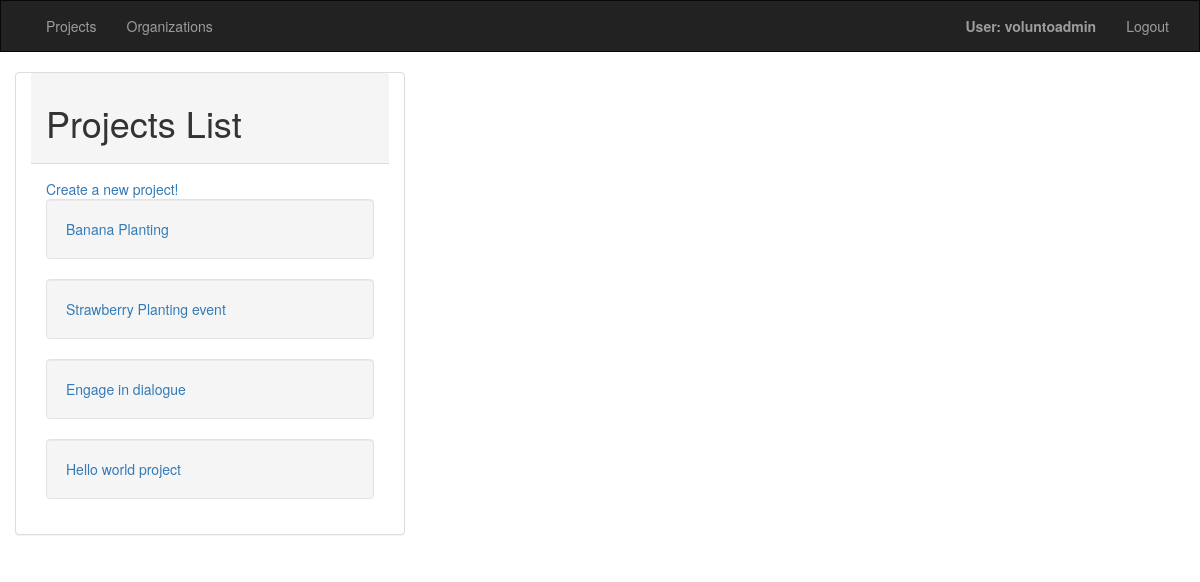
Page /volunto/projects/ (signed in) on the earlier database version.
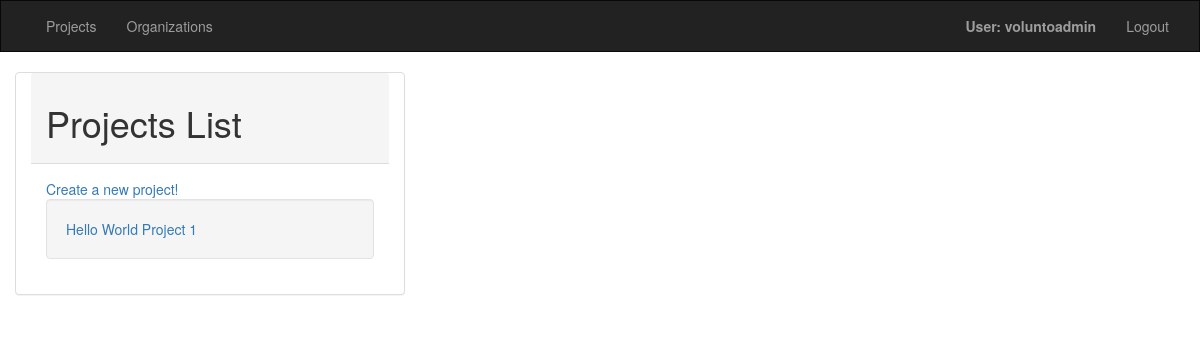
Same page on the later database version.
### volunto/models.py (models this page shows, shortened)
class Project(models.Model):
	projectname = models.CharField("Project Name",max_length=200)
	projdesc = models.CharField("Project Description",max_length=500)
	projectid = models.AutoField(primary_key=True)
	projstatus = models.BooleanField("Project Status", default=False)
	orgname = models.ForeignKey(Organization, on_delete=models.CASCADE, verbose_name="Project Sponsor")
	def get_absolute_url(self):
		return reverse('volunto:project-detail', args=(self.projectid,))

### volunto/views.py (the view)
class ProjectListView(LoginRequiredMixin,generic.ListView):
	model = Project
	context_object_name = 'projects_list'
	queryset = Project.objects.all()
	template_name = 'volunto/project_list.html'
	def get_queryset(self):
		return Project.objects.all()
	def get_context_data(self, **kwargs):
		context = super(ProjectListView, self).get_context_data(**kwargs)
		context['Temp data'] = 'Temp data for projects'
		return context

### volunto/templates/volunto/project_list.html
{% extends 'volunto/base_visitor.html' %}
{% block content %}
<div class="container-fluid">
    <div class="panel panel-default col-sm-4 col-md-4">
      <div class="panel-heading">
        <h1 text-align="center">Projects List</h1>
      </div>
    <div class="panel-body">
    <a href="{% url 'volunto:project_create' %}">Create a new project!</a>
    {% if projects_list %}
    <ul class="nav nav-pills nav-stacked">
      {% for project in projects_list %}
      <div class="well">
      <li>
        <a href="{{ project.get_absolute_url }}">{{ project.projectname }}</a>
      </li>
    </div>
      {% endfor %}
    </ul>
    {% else %}
      <p>There are no projects currently active.</p>
    {% endif %}
  </div>
      </div>
</div>
{% endblock %}

### volunto/templates/volunto/base_visitor.html (shortened to what this page needs)
<!DOCTYPE html>
<html lang="en">
<head>
    {% load staticfiles %}
    <link rel="stylesheet" href="https://maxcdn.bootstrapcdn.com/bootstrap/3.3.6/css/bootstrap.min.css">
    <link rel="stylesheet" type="text/css" href="{% static 'volunto/style.css' %}"/>
</head>
<body>
<nav class="navbar navbar-inverse">
    <div class="container-fluid">
        <div class="collapse navbar-collapse" id="topNavBar">
            <ul class="nav navbar-nav">
                {% if user.is_authenticated %}
                  <li><a href="{% url 'volunto:projects' %}">Projects</a></li>
                  <li><a href="{% url 'volunto:organizations' %}">Organizations</a></li>
                {% else %}
                  <li class="{% block register_active %}{% endblock %}"><a href="{% url 'volunto:register' %}">Register</a></li>
                  <li class="{% block login_active %}{% endblock %}"><a href="{% url 'login' %}">Log In</a></li>
                {% endif %}
            </ul>
            <ul class="nav navbar-nav navbar-right">
                {% if user.is_authenticated %}
                 <li><a><strong>User: {{ user.get_username }}</strong></a></li>
                 <li><a href="{% url 'logout'%}?next={{request.path}}">Logout</a></li>
               {% endif %}
            </ul>
        </div>
    </div>
</nav>
{% block content %}
{% endblock %}
</body>
</html>

### volunto/static/volunto/style.css (style rules this page uses)
.navbar { border-radius: 0; }

Differences in the rows shown:
removed Project: projectname "Banana Planting"
removed Project: projectname "Strawberry Planting event"
removed Project: projectname "Engage in dialogue"
removed Project: projectname "Hello world project"
added Project: projectname "Hello World Project 1"
